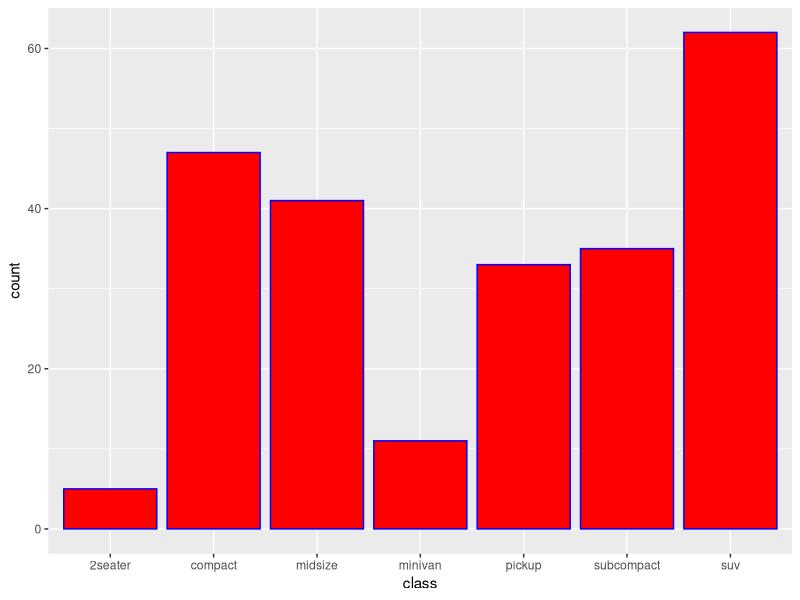
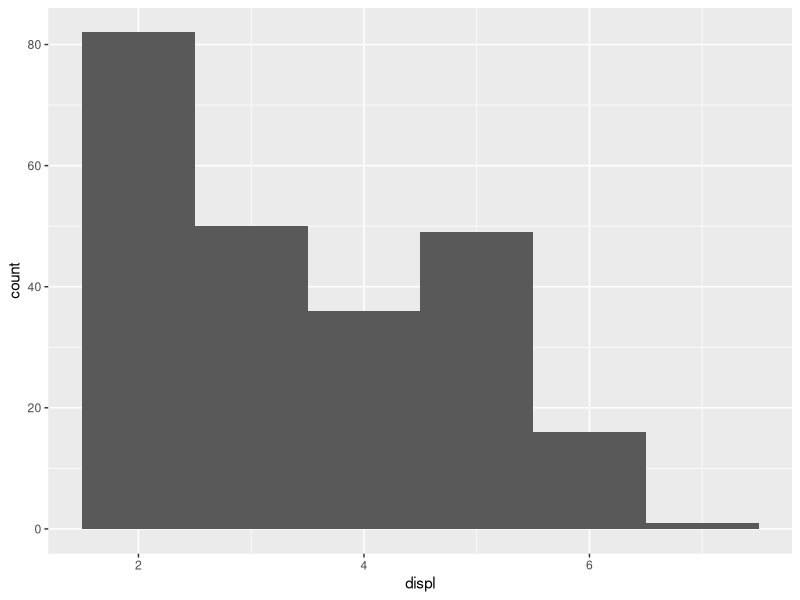
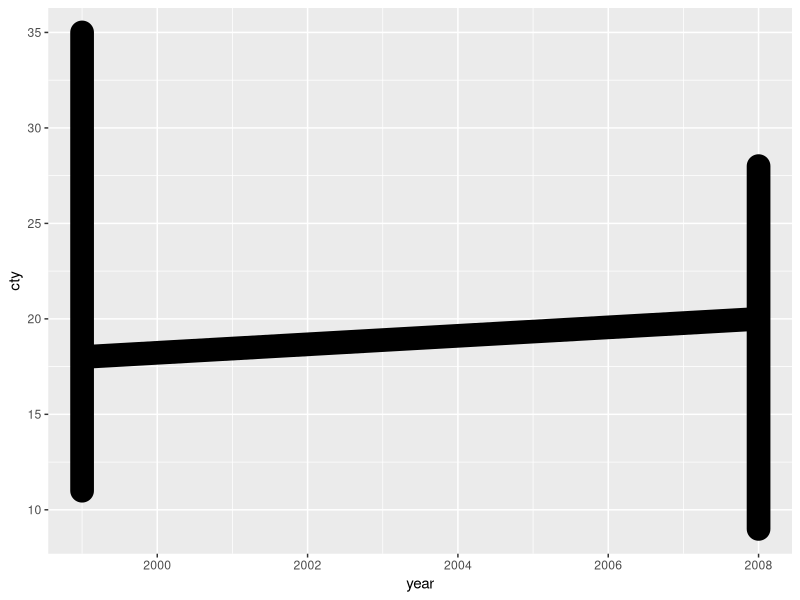

These charts were generated, in order, by the following R code: (Note: this script raises an error after producing the figures.)
## ---- chunk 1
library(ggplot2)
mpg
# Single 類別
 ggplot(data=mpg,aes(x=class))+geom_bar(fill = "red", colour = "blue")
# Single 順序 
 ggplot(data = mpg, aes(x = displ)) + geom_histogram(binwidth = 1)
# Double 類別 
 ggplot(data = mpg, aes(x = year,y= cty)) + geom_line(size=8)
 ggplot(data = mpg, aes(x = displ,y= cty)) + geom_point(color=class,size = 6)
 
